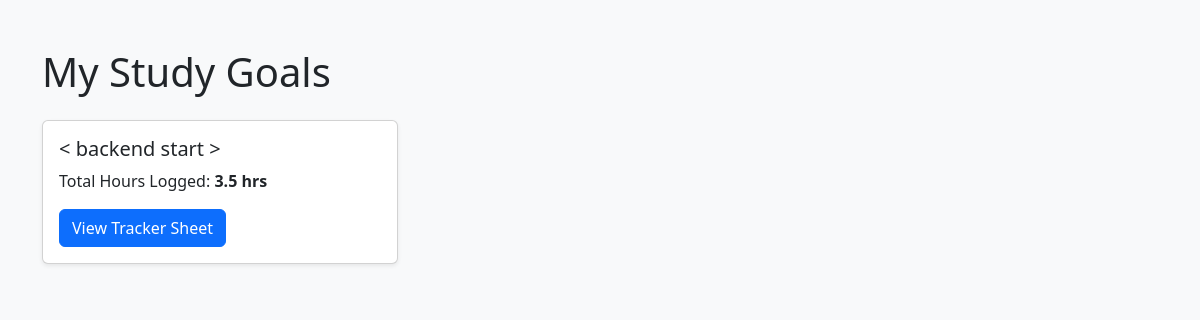
The app's page / (signed in), older data.
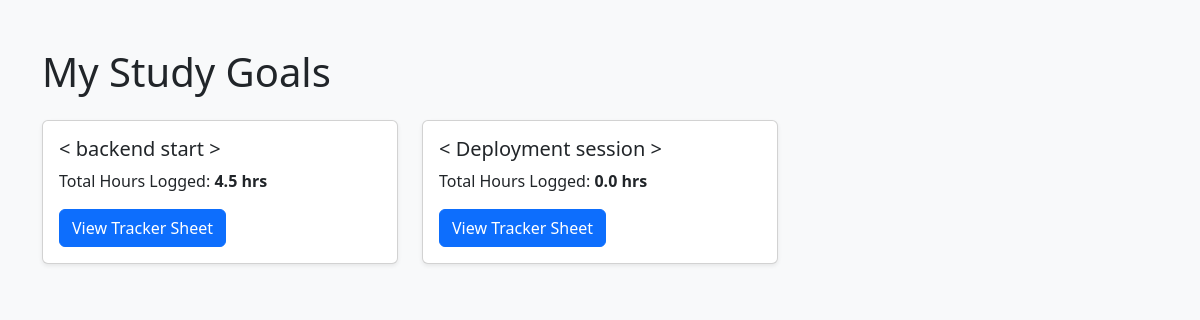
The same page, newer data.
### track/models.py (models this page shows, shortened)
class StudyGoal(models.Model):
    user = models.ForeignKey(User, on_delete=models.CASCADE, related_name='study_goals')
    title = models.CharField(max_length=200, help_text="e.g., Backend - Start")
    start_date = models.DateField()
    end_date = models.DateField()
    is_active = models.BooleanField(default=True)
    created_at = models.DateTimeField(auto_now_add=True)
    @property
    def total_hours(self):
        logs = self.daily_logs.all()
        return sum(log.morning_hours + log.evening_hours for log in logs)

class DailyLog(models.Model):
    goal = models.ForeignKey(
        StudyGoal,
        on_delete=models.CASCADE,
        related_name='daily_logs'
    )
    date = models.DateField()
    morning_done = models.BooleanField(default=False)
    morning_not_studied = models.BooleanField(default=False)
    morning_hours = models.DecimalField(
        max_digits=4,
        decimal_places=1,
        default=0.0,
        validators=[
            MinValueValidator(0.0),
            MaxValueValidator(24.0)
        ]
    )
    evening_done = models.BooleanField(default=False)
    evening_not_studied = models.BooleanField(default=False)
    evening_hours = models.DecimalField(
        max_digits=4,
        decimal_places=1,
        default=0.0,
        validators=[
            MinValueValidator(0.0),
            MaxValueValidator(24.0)
        ]
    )
    github_link = models.URLField(
        max_length=500,
        blank=True,
        null=True,
        help_text="GitHub commit/repo link"
    )
    github_pushed = models.BooleanField(default=False)
    class Meta:
        unique_together = ('goal', 'date')
        ordering = ['date']

### track/views.py (the view)
# urls.py: path('', views.dashboard, name='dashboard'),
@login_required
def dashboard(request):
    goals = StudyGoal.objects.filter(user=request.user, is_active=True)
    return render(request, 'track/dashboard.html', {'goals': goals})

### track/templates/track/dashboard.html (shortened to what this page needs)
<!DOCTYPE html>
<html lang="en">
<head>
    <link href="https://cdn.jsdelivr.net/npm/bootstrap@5.3.0/dist/css/bootstrap.min.css" rel="stylesheet">
</head>
<body class="bg-light">
<div class="container py-5">
    <h1 class="mb-4">My Study Goals</h1>
    <div class="row">
        {% for goal in goals %}
        <div class="col-md-4 mb-3">
            <div class="card shadow-sm">
                <div class="card-body">
                    <h5 class="card-title">&lt; {{ goal.title }} &gt;</h5>
                    <p class="card-text">Total Hours Logged: <strong>{{ goal.total_hours }} hrs</strong></p>
                    <a href="{% url 'home_detail' goal.id %}" class="btn btn-primary">View Tracker Sheet</a>
                </div>
            </div>
        </div>
        {% empty %}
        <div class="col-12">
            <p>No active study goals found. Create one in Django Admin!</p>
        </div>
        {% endfor %}
    </div>
</div>
</body>
</html>

Row changes from the older to the newer data that the page shows:
computed for StudyGoal "backend start": total_hours "3.5" → "4.5"
added StudyGoal: title "Deployment session", total_hours "0.0"
